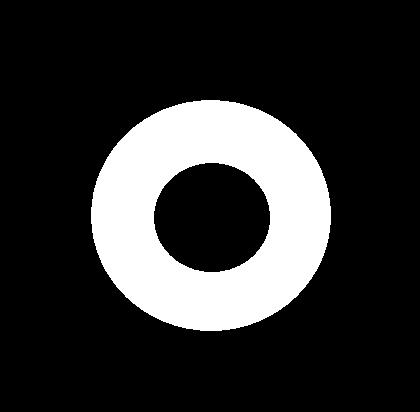
%> input picture images/baranka2.tif, 420 x 412 px
$ octave --eval "result = crop_with_pca(imread('../images/baranka2.tif'));"   (GNU Octave 9; MATLAB toolbox functions it lacks are replaced by stand-ins)
%> lines starting %> are read from the running program, lines starting %| are printed output that depends on the picture; in (x1, y1, x2, y2) boxes, pixels count from 0 and x2, y2 are one past the last pixel; in counts of white or black regions, pixels touching at a corner belong together; the program's own positions count from 1
function [ bw_crop, Rot] = crop_with_pca( bw )
%   bw - original binary image
%   bw_crop - cropped binary image with a normalized silhouette according
%   to pca

%first, we take from the binary image only points corresponding to the
%region (pixel value equals 1)
ind=find(bw>0);
%> ind = 100728 values from 37700 to 482265
[sy_o,sx_o]=ind2sub(size(bw),ind);

%for future correspondence we compute the position of the centroid
% O_ = regionprops(logical(bw),'centroid');
% O = [floor(O_.Centroid(1)) floor(O_.Centroid(2))];
% O=[0,9];
%for the points of the region we then compute axes of major and minor
%deviation using standard pca
[Rot, score, latent]=pca([sx_o sy_o]);
%> Rot = [1 1.33e-05; -1.33e-05 1]; latent = [122010.4; 4095.3]

% Rot = [cos(alpha) sin(alpha); -sin(alpha) cos(alpha)];

% knowing the rotational transformation matrix Rot from pca, we rotate the
% binary region back by multiplying with inverse rotational matrix
G=inv(Rot)*[sx_o sy_o]';

% compute number of columns and rows of the region
columns=round(max(G(1,:))-min(G(1,:)));
%> columns = 1079
rows =round(max(G(2,:))-min(G(2,:)));
%> rows = 230

% compute the distances to shift the region to the center of cropped image
dx= columns/2;
%> dx = 539.5
dy= rows/2;
%> dy = 115

G=bsxfun(@minus,G,[min(G(1,:)); min(G(2,:))]);
G=bsxfun(@plus,G,[dx; dy]);

bw_pred=zeros(2*rows +4 ,2*columns+4);
%> bw_pred: size 464x2162 double; every value is 0

x_normal=round(G(1,:));
y_normal=round(G(2,:));

indices = sub2ind([2*rows+4 ,2*columns+4],y_normal, x_normal);
bw_pred(indices) = 1;
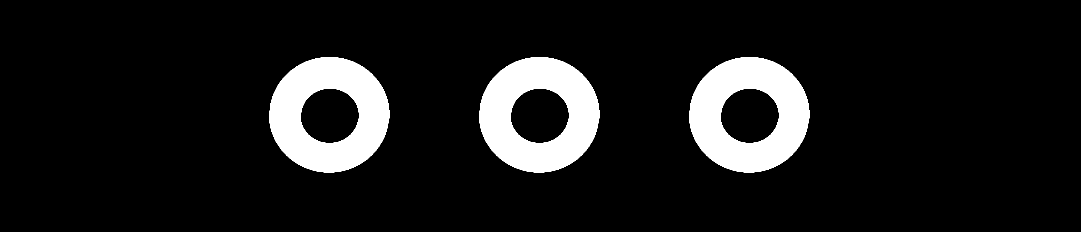
%> bw_pred: size 464x2162 double (shown at 1/2 size); values 0 (black) and 1 (white), 10% white; 3 white regions, box (x1, y1, x2, y2) and area: (958, 114, 1199, 345) 33576, (1378, 114, 1619, 345) 33576, (539, 114, 779, 345) 33575

% delete the holes inside the region if exist
bw_pred = imfill(bw_pred,'holes');
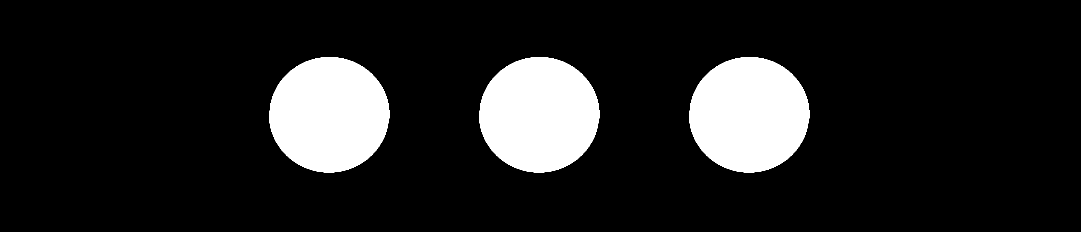
%> bw_pred: size 464x2162 double (shown at 1/2 size); values 0 (black) and 1 (white), 13% white; 3 white regions, box (x1, y1, x2, y2) and area: (958, 114, 1199, 345) 43494, (1378, 114, 1619, 345) 43494, (539, 114, 779, 345) 43493

%crop the image to the region
bw_crop = imcrop(bw_pred, [min(x_normal)-2 min(y_normal)-2 (max(x_normal)-min(x_normal))+4 (max(y_normal)-min(y_normal))+4]);
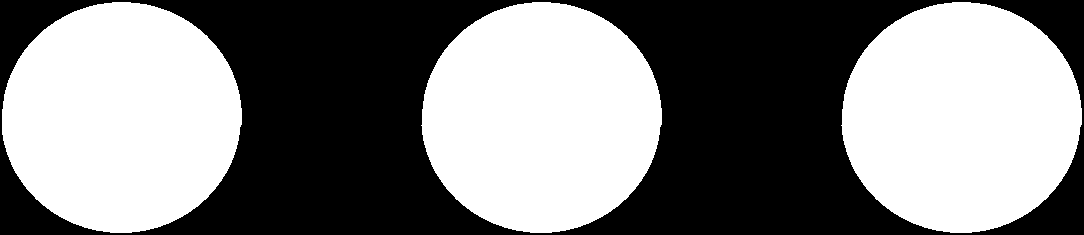
%> bw_crop: size 235x1084 double; values 0 (black) and 1 (white), 51.2% white; 1 black region, box (x1, y1, x2, y2) and area: (0, 0, 1084, 235) 124259
%
% clear bw_pred indices x_normal y_normal height width alpha G dx dy ind DT O_ rows columns sx_o sy_o score latent

end

$ run again, on images/horse.png
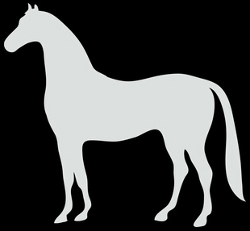
%> input picture images/horse.png, 250 x 231 px
%> ind = 64309 values from 963 to 172299
%> Rot = [0.999 -0.0329; 0.0329 0.999]; latent = [45744.9; 2442.2]
%> columns = 746
%> rows = 239
%> dx = 373
%> dy = 119.5
%> in crop_with_pca, `bw_pred(indices) = 1;`:
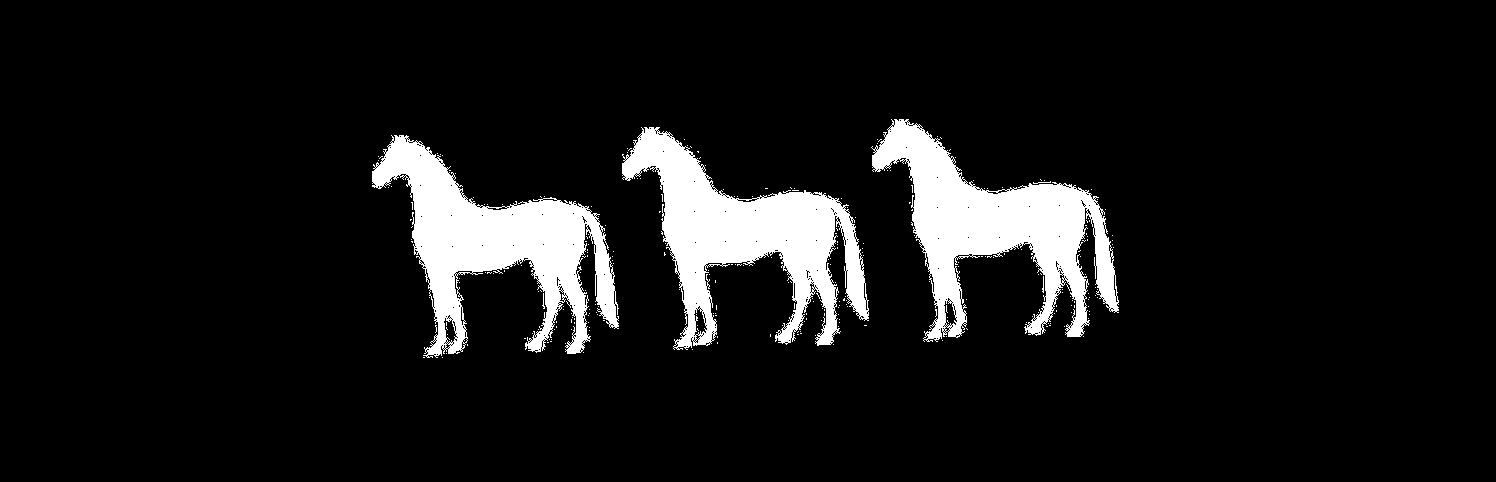
%> bw_pred: size 482x1496 double; values 0 (black) and 1 (white), 8.9% white; 279 white regions (274 under 20 px), largest, box (x1, y1, x2, y2) and area: (622, 127, 869, 350) 21286, (372, 135, 619, 358) 21239, (871, 119, 1119, 342) 21176, (1033, 181, 1051, 184) 20, (1042, 276, 1044, 293) 20
%> in crop_with_pca, `bw_crop = imcrop(bw_pred, [min(x_normal)-2 min(y_normal)-2 (max(x_norm..`:
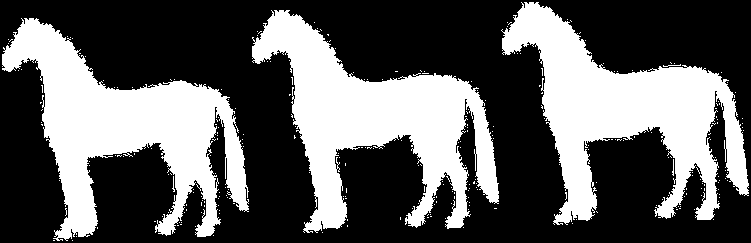
%> bw_crop: size 243x751 double; values 0 (black) and 1 (white), 36.7% white; 270 white regions (265 under 20 px), largest, box (x1, y1, x2, y2) and area: (252, 10, 499, 233) 22212, (2, 18, 249, 241) 22200, (501, 2, 749, 225) 22122, (663, 64, 681, 67) 20, (672, 159, 674, 176) 20
